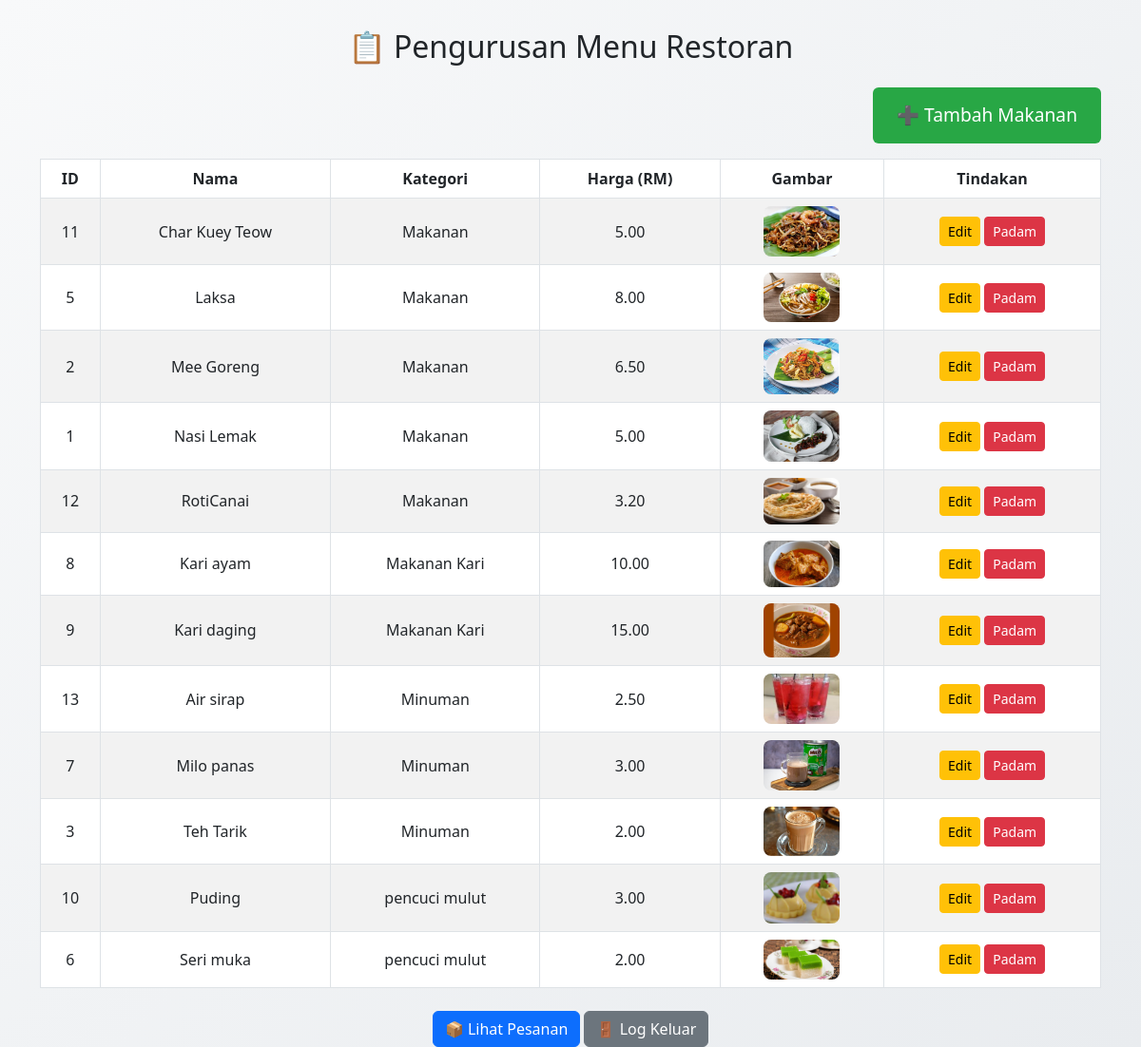
The app's page /restoran_maya/admin/menu_manage.php (signed in) with its own data.
### tables this page shows
CREATE TABLE `menu` (
  `id` int(11) NOT NULL,
  `nama` varchar(100) NOT NULL,
  `kategori` varchar(100) DEFAULT NULL,
  `keterangan` text DEFAULT NULL,
  `harga` decimal(10,2) DEFAULT NULL,
  `imej` varchar(255) DEFAULT NULL
);

### restoran_maya/admin/menu_manage.php (the view, shortened to what this page needs)
<?php
include '../db.php';
$result = $conn->query("SELECT * FROM menu ORDER BY kategori, nama");
?>
<!DOCTYPE html>
<html lang="ms">
<head>
    <link href="https://cdn.jsdelivr.net/npm/bootstrap@5.3.0/dist/css/bootstrap.min.css" rel="stylesheet">
</head>
<body>
<div class="container">
    <h2 class="mb-4 text-center">📋 Pengurusan Menu Restoran</h2>
    <div class="text-end mb-3">
        <a href="menu_add.php" class="btn btn-tambah text-white">➕ Tambah Makanan</a>
    </div>
    <table class="table table-bordered table-striped text-center align-middle">
        <thead>
            <tr>
                <th>ID</th>
                <th>Nama</th>
                <th>Kategori</th>
                <th>Harga (RM)</th>
                <th>Gambar</th>
                <th>Tindakan</th>
            </tr>
        </thead>
        <tbody>
        <?php while ($row = $result->fetch_assoc()): ?>
            <tr>
                <td><?= $row['id'] ?></td>
                <td><?= htmlspecialchars($row['nama']) ?></td>
                <td><?= htmlspecialchars($row['kategori']) ?></td>
                <td><?= number_format($row['harga'], 2) ?></td>
                <td>
                    <?php if (!empty($row['imej'])): ?>
                        <img src="../uploads/<?= htmlspecialchars($row['imej']) ?>" width="80">
                    <?php else: ?>
                        <span class="text-muted">Tiada gambar</span>
                    <?php endif; ?>
                </td>
                <td>
                    <a href="menu_edit.php?id=<?= $row['id'] ?>" class="btn btn-warning btn-sm">Edit</a>
                    <a href="menu_delete.php?id=<?= $row['id'] ?>" class="btn btn-danger btn-sm" onclick="return confirm('Padam item ini?')">Padam</a>
                </td>
            </tr>
        <?php endwhile; ?>
        </tbody>
    </table>
    <div class="mt-4 text-center">
        <a href="orders_manage.php" class="btn btn-primary">📦 Lihat Pesanan</a>
        <a href="logout.php" class="btn btn-secondary">🚪 Log Keluar</a>
    </div>
</div>
</body>
</html>

### restoran_maya/admin/menu_manage.php (style rules this page uses)
body { background: linear-gradient(135deg, #f8f9fa, #e9ecef); }
.container { margin-top: 30px; }
.btn-tambah { font-size: 1.2rem; padding: 15px 25px; background-color: #28a745; border: none; }
table { background: white; }
th { background-color: #343a40; color: white; }
img { border-radius: 8px; }

### records on screen
menu: id "11", nama "Char Kuey Teow", kategori "Makanan", harga "5.00", imej (picture)
menu: id "5", nama "Laksa", kategori "Makanan", harga "8.00", imej (picture)
menu: id "2", nama "Mee Goreng", kategori "Makanan", harga "6.50", imej (picture)
menu: id "1", nama "Nasi Lemak", kategori "Makanan", harga "5.00", imej (picture)
menu: id "12", nama "RotiCanai", kategori "Makanan", harga "3.20", imej (picture)
menu: id "8", nama "Kari ayam", kategori "Makanan Kari", harga "10.00", imej (picture)
menu: id "9", nama "Kari daging", kategori "Makanan Kari", harga "15.00", imej (picture)
menu: id "13", nama "Air sirap", kategori "Minuman", harga "2.50", imej (picture)
menu: id "7", nama "Milo panas", kategori "Minuman", harga "3.00", imej (picture)
menu: id "3", nama "Teh Tarik", kategori "Minuman", harga "2.00", imej (picture)
menu: id "10", nama "Puding", kategori "pencuci mulut", harga "3.00", imej (picture)
menu: id "6", nama "Seri muka", kategori "pencuci mulut", harga "2.00", imej (picture)
